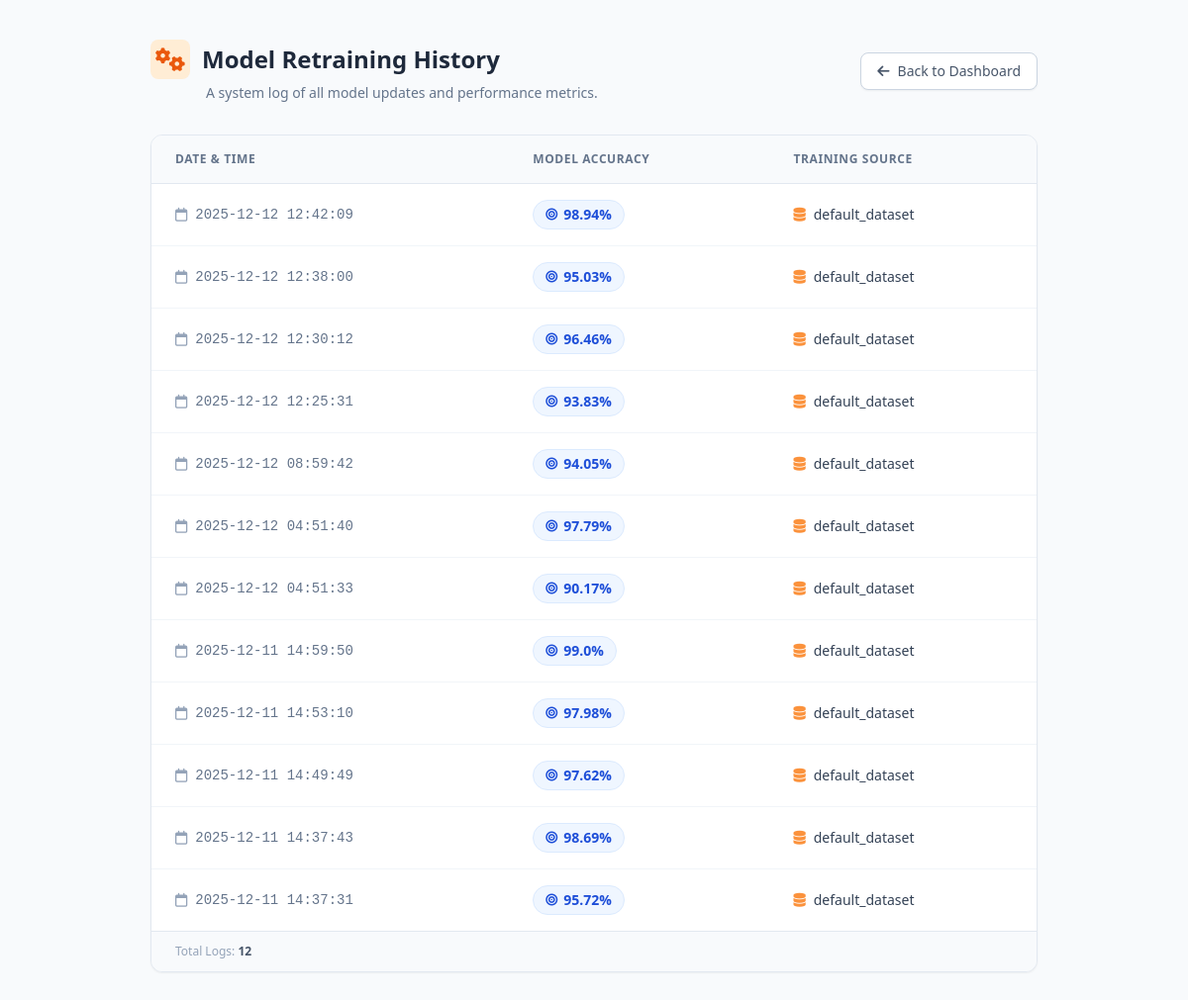
/retrain_logs (signed in), run on the app's committed database.
### tables this page shows
CREATE TABLE retrain_logs (
    id INTEGER PRIMARY KEY AUTOINCREMENT,
    accuracy REAL NOT NULL,
    timestamp DATETIME DEFAULT CURRENT_TIMESTAMP,
    training_source TEXT NOT NULL
);

### admin.py (the view)
@app.route('/retrain_logs')
@login_required
def retrain_logs():
    logs = []
    try:
        conn = get_db_connection()
        logs = conn.execute("SELECT timestamp, accuracy, training_source FROM retrain_logs ORDER BY id DESC").fetchall()
        conn.close()
    except sqlite3.Error:
        pass
    return render_template('retrain_logs.html', logs=logs)

### admin.py (called while the page is built)
def login_required(f):
    @wraps(f)
    def decorated_function(*args, **kwargs):
        if 'logged_in' not in session or not session['logged_in']:
            return redirect(url_for('login', next=request.url))
        return f(*args, **kwargs)
    return decorated_function

def get_db_connection():
    conn = sqlite3.connect(DB_PATH)
    conn.row_factory = sqlite3.Row
    return conn

### templates/retrain_logs.html (shortened to what this page needs)
<!DOCTYPE html>
<html lang="en">
<head>
    <script src="https://cdn.tailwindcss.com"></script>
    <link rel="stylesheet" href="https://cdnjs.cloudflare.com/ajax/libs/font-awesome/6.4.0/css/all.min.css">
</head>
<body class="bg-slate-50 min-h-screen p-4 md:p-10 font-sans text-slate-800">
    <div class="max-w-4xl mx-auto">
        <div class="flex flex-col sm:flex-row items-center justify-between gap-4 mb-8">
            <div>
                <h2 class="text-2xl font-bold text-slate-800 flex items-center gap-3">
                    <div class="w-10 h-10 bg-orange-100 text-orange-600 rounded-lg flex items-center justify-center">
                        <i class="fa-solid fa-gears"></i>
                    </div>
                    Model Retraining History
                </h2>
                <p class="text-slate-500 text-sm mt-1 ml-14">A system log of all model updates and performance metrics.</p>
            </div>
            <a href="{{ url_for('dashboard') }}" class="inline-flex items-center justify-center gap-2 bg-white text-slate-600 border border-slate-300 hover:bg-slate-50 hover:text-blue-600 px-4 py-2 rounded-lg font-medium transition shadow-sm text-sm">
                <i class="fa-solid fa-arrow-left"></i> Back to Dashboard
            </a>
        </div>
        <div class="bg-white rounded-xl shadow-sm border border-slate-200 overflow-hidden">
            {% if logs %}
            <div class="overflow-x-auto">
                <table class="w-full text-left border-collapse">
                    <thead>
                        <tr class="bg-slate-50 border-b border-slate-200 text-xs uppercase text-slate-500 font-semibold tracking-wider">
                            <th class="px-6 py-4">Date & Time</th>
                            <th class="px-6 py-4">Model Accuracy</th>
                            <th class="px-6 py-4">Training Source</th>
                        </tr>
                    </thead>
                    <tbody class="divide-y divide-slate-100">
                        {% for time, accuracy, source in logs %}
                        <tr class="hover:bg-slate-50 transition duration-150">
                            <td class="px-6 py-4">
                                <span class="text-sm font-mono text-slate-500 flex items-center gap-2">
                                    <i class="fa-regular fa-calendar text-slate-400"></i> {{ time }}
                                </span>
                            </td>
                            <td class="px-6 py-4">
                                <div class="flex items-center gap-2">
                                    <span class="inline-flex items-center gap-1.5 px-3 py-1 rounded-full text-sm font-bold bg-blue-50 text-blue-700 border border-blue-100">
                                        <i class="fa-solid fa-bullseye text-xs"></i> {{ accuracy }}%
                                    </span>
                                </div>
                            </td>
                            <td class="px-6 py-4">
                                <span class="text-sm font-medium text-slate-700 flex items-center gap-2">
                                    <i class="fa-solid fa-database text-orange-400"></i> {{ source }}
                                </span>
                            </td>
                        </tr>
                        {% endfor %}
                    </tbody>
                </table>
            </div>
            <div class="bg-slate-50 px-6 py-3 border-t border-slate-200 text-xs text-slate-400">
                Total Logs: <span class="font-bold text-slate-600">{{ logs|length }}</span>
            </div>
            {% endif %}
        </div>
    </div>
</body>
</html>

### data on the page
retrain_logs: timestamp "2025-12-12 12:42:09", accuracy "98.94", training_source "default_dataset"
retrain_logs: timestamp "2025-12-12 12:38:00", accuracy "95.03", training_source "default_dataset"
retrain_logs: timestamp "2025-12-12 12:30:12", accuracy "96.46", training_source "default_dataset"
retrain_logs: timestamp "2025-12-12 12:25:31", accuracy "93.83", training_source "default_dataset"
retrain_logs: timestamp "2025-12-12 08:59:42", accuracy "94.05", training_source "default_dataset"
retrain_logs: timestamp "2025-12-12 04:51:40", accuracy "97.79", training_source "default_dataset"
retrain_logs: timestamp "2025-12-12 04:51:33", accuracy "90.17", training_source "default_dataset"
retrain_logs: timestamp "2025-12-11 14:59:50", accuracy "99.0", training_source "default_dataset"
retrain_logs: timestamp "2025-12-11 14:53:10", accuracy "97.98", training_source "default_dataset"
retrain_logs: timestamp "2025-12-11 14:49:49", accuracy "97.62", training_source "default_dataset"
retrain_logs: timestamp "2025-12-11 14:37:43", accuracy "98.69", training_source "default_dataset"
retrain_logs: timestamp "2025-12-11 14:37:31", accuracy "95.72", training_source "default_dataset"

### other printed values
{{ logs|length }} "12"
